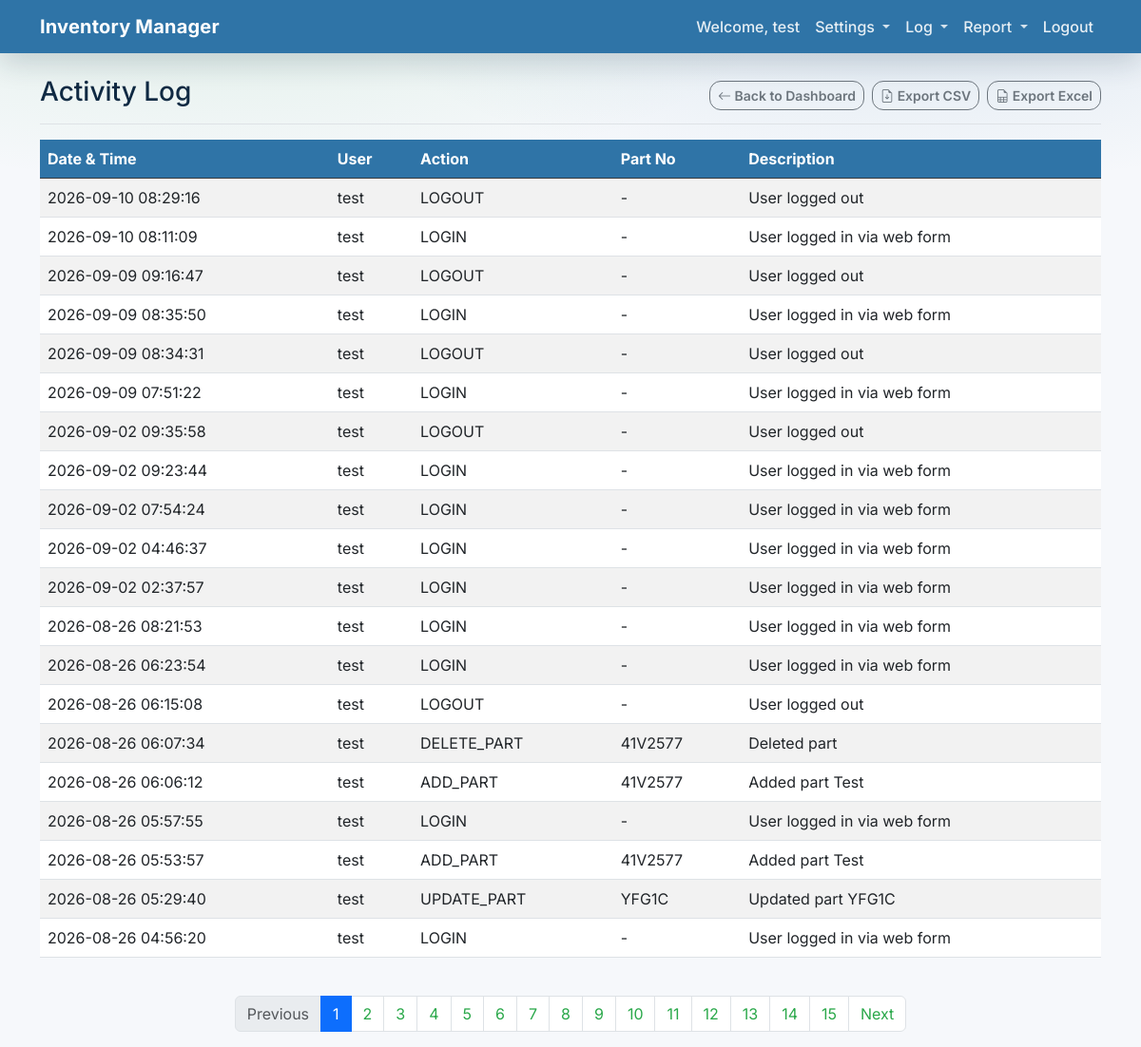
The page /activity-log (signed in) on the database its author committed.
### app/models.py (models this page shows, shortened)
class User(Base):
    __tablename__ = "users"
    id = Column(Integer, primary_key=True, index=True)
    email = Column(String, unique=True, index=True)
    hashed_password = Column(String)
    full_name = Column(String, nullable=True)
    is_active = Column(Boolean, default=True)
    is_admin = Column(Boolean, default=False)

class ActivityLog(Base):
    __tablename__ = "activity_logs"
    id = Column(Integer, primary_key=True, index=True)
    user_id = Column(Integer, ForeignKey("users.id"), nullable=True)
    action = Column(String, index=True)
    part_id = Column(Integer, ForeignKey("sku_parts.id"), nullable=True)
    description = Column(String, nullable=True)
    created_at = Column(DateTime(timezone=True), server_default=func.now())
    user = relationship("User")
    part = relationship("SkuPart")

class SkuPart(Base):
    __tablename__ = "sku_parts"
    id = Column(Integer, primary_key=True, index=True)
    created_at = Column(DateTime(timezone=True), server_default=func.now())
    sku = Column(String, index=True)
    name = Column(String, index=True)
    description = Column(String, nullable=True)
    part_category = Column(String, nullable=True)
    rack_type = Column(String, nullable=True)
    tray_type = Column(String, nullable=True)
    platform = Column(String, nullable=True)
    criticality = Column(String, default="Medium")
    annual_demand = Column(Integer, default=0)
    items = relationship("PartItem", back_populates="sku_part", cascade="all, delete-orphan")
    meta = relationship("SkuPartMeta", back_populates="sku_part", uselist=False, cascade="all, delete-orphan")

### app/main.py (the view)
@app.get("/activity-log", response_class=HTMLResponse)
async def activity_log(
    request: Request,
    page: int = 1,
    limit: int = 20,
    db: Session = Depends(get_db),
):
    user = await auth.get_current_user_from_cookie(request, db)
    if not user:
        return RedirectResponse(url="/login?session_expired=true")
    skip = (page - 1) * limit
    logs, total_count = crud.get_activity_logs(db, skip=skip, limit=limit)
    total_pages = (total_count + limit - 1) // limit
    return templates.TemplateResponse(
        request,
        "activity_log.html",
        {
            "request": request,
            "user": user,
            "logs": logs,
            "page": page,
            "limit": limit,
            "total_pages": total_pages,
            "total_count": total_count,
        },
    )

### app/templates/activity_log.html (shortened to what this page needs)
{% extends "base.html" %}
{% block content %}
<div class="d-flex justify-content-between flex-wrap flex-md-nowrap align-items-center pb-2 mb-3 border-bottom">
    <h2 class="h3">Activity Log</h2>
    <div class="btn-toolbar mb-2 mb-md-0 gap-2">
        <a href="/" class="btn btn-outline-secondary btn-sm">
            <i class="bi bi-arrow-left"></i> Back to Dashboard
        </a>
        <a href="/export/activity-log.csv" class="btn btn-sm btn-outline-secondary">
            <i class="bi bi-file-earmark-arrow-down"></i> Export CSV
        </a>
        <a href="/export/activity-log.xlsx" class="btn btn-sm btn-outline-secondary">
            <i class="bi bi-file-earmark-spreadsheet"></i> Export Excel
        </a>
    </div>
</div>
<div class="table-responsive">
    <table class="table table-striped table-hover align-middle">
        <thead class="table-dark">
            <tr>
                <th scope="col">Date &amp; Time</th>
                <th scope="col">User</th>
                <th scope="col">Action</th>
                <th scope="col">Part No</th>
                <th scope="col">Description</th>
            </tr>
        </thead>
        <tbody>
            {% for log in logs %}
            <tr>
                <td>{{ log.created_at.strftime("%Y-%m-%d %H:%M:%S") if log.created_at else "" }}</td>
                <td>{{ log.user.full_name or log.user.email if log.user else "-" }}</td>
                <td>{{ log.action }}</td>
                <td>{{ log.part.sku if log.part else "-" }}</td>
                <td>{{ log.description or "" }}</td>
            </tr>
            {% else %}
            <tr>
                <td colspan="5" class="text-center py-4 text-muted">
                    No activity recorded yet.
                </td>
            </tr>
            {% endfor %}
        </tbody>
    </table>
</div>
<nav aria-label="Activity log pagination" class="mt-4">
    <ul class="pagination justify-content-center">
        <li class="page-item {% if page == 1 %}disabled{% endif %}">
            <a class="page-link" href="/activity-log?page={{ page - 1 }}&limit={{ limit }}">Previous</a>
        </li>
        {% for p in range(1, total_pages + 1) %}
        <li class="page-item {% if p == page %}active{% endif %}">
            <a class="page-link" href="/activity-log?page={{ p }}&limit={{ limit }}">{{ p }}</a>
        </li>
        {% endfor %}
        <li class="page-item {% if page == total_pages %}disabled{% endif %}">
            <a class="page-link" href="/activity-log?page={{ page + 1 }}&limit={{ limit }}">Next</a>
        </li>
    </ul>
</nav>
{% endblock %}

### app/templates/base.html (shortened to what this page needs)
<!DOCTYPE html>
<html lang="en">
<head>
    <link href="https://cdn.jsdelivr.net/npm/bootstrap@5.3.0/dist/css/bootstrap.min.css" rel="stylesheet">
    <link rel="stylesheet" href="https://cdn.jsdelivr.net/npm/bootstrap-icons@1.11.0/font/bootstrap-icons.css">
    <link rel="stylesheet" href="https://cdn.jsdelivr.net/npm/ag-grid-community/styles/ag-grid.css">
</head>
<body>
    {% block body_content %}
    <nav class="navbar navbar-expand-lg navbar-dark bg-primary mb-4">
        <div class="container">
            <a class="navbar-brand" href="/">Inventory Manager</a>
            <div class="collapse navbar-collapse" id="navbarNav">
                <ul class="navbar-nav ms-auto">
                    {% if user %}
                    <li class="nav-item">
                        <span class="nav-link text-white">Welcome, {{ user.full_name or user.email }}</span>
                    </li>
                    <li class="nav-item dropdown">
                        <a class="nav-link dropdown-toggle" href="#" id="settingsDropdown" role="button" data-bs-toggle="dropdown" aria-expanded="false">
                            Settings
                        </a>
                    </li>
                    <li class="nav-item dropdown">
                        <a class="nav-link dropdown-toggle" href="#" id="logDropdown" role="button" data-bs-toggle="dropdown" aria-expanded="false">
                            Log
                        </a>
                    </li>
                    <li class="nav-item dropdown">
                        <a class="nav-link dropdown-toggle" href="#" id="reportDropdown" role="button" data-bs-toggle="dropdown" aria-expanded="false">
                            Report
                        </a>
                    </li>
                    <li class="nav-item">
                        <a class="nav-link" href="/logout">Logout</a>
                    </li>
                    {% endif %}
                </ul>
            </div>
        </div>
    </nav>
    <div class="container">
        {% block content %}{% endblock %}
    </div>
    {% endblock %}
</body>
</html>

### app/templates/base.html (style rules this page uses)
:root { --bb-navy: #2f74a7; --bb-navy-hover: #275f88; --bb-teal: #2aa84a; --bb-teal-hover: #228a3d; --bb-bg: #f6f8fb; --bb-surface: #ffffff; --bb-border: #e6edf5; --bb-text: #102a43; --bb-muted: #6b7a90; --bs-primary: var(--bb-navy); --bs-link-color: var(--bb-teal); --bs-link-hover-color: var(--bb-teal-hover); --bs-body-font-family: Inter, system-ui, -apple-system, "Segoe UI", Roboto, "Helvetica Neue", Arial, "Noto Sans", "Liberation Sans", sans-serif; }
body { background: radial-gradient(900px 300px at 20% 0%, rgba(42, 168, 74, 0.10), rgba(42, 168, 74, 0.0) 65%), radial-gradient(900px 300px at 80% 0%, rgba(47, 116, 167, 0.12), rgba(47, 116, 167, 0.0) 65%), var(--bb-bg); color: var(--bb-text); }
.navbar.bg-primary { background-color: var(--bb-navy) !important; box-shadow: 0 10px 30px rgba(16, 42, 67, 0.18); }
.navbar-brand { font-weight: 700; letter-spacing: 0.2px; }
.nav-link { font-weight: 500; }
.navbar .nav-link { color: rgba(255, 255, 255, 0.88) !important; }
.navbar .dropdown-toggle::after { opacity: 0.9; }
.btn { border-radius: 12px; font-weight: 600; }
.table-dark { --bs-table-bg: var(--bb-navy); --bs-table-striped-bg: rgba(255, 255, 255, 0.04); --bs-table-striped-color: #ffffff; --bs-table-color: #ffffff; }

### rows shown on the page
User: full_name "test"
ActivityLog: created_at "2026-09-10 08:29:16", user "test", action "LOGOUT", part "-", description "User logged out"
ActivityLog: created_at "2026-09-10 08:11:09", user "test", action "LOGIN", part "-", description "User logged in via web form"
ActivityLog: created_at "2026-09-09 09:16:47", user "test", action "LOGOUT", part "-", description "User logged out"
ActivityLog: created_at "2026-09-09 08:35:50", user "test", action "LOGIN", part "-", description "User logged in via web form"
ActivityLog: created_at "2026-09-09 08:34:31", user "test", action "LOGOUT", part "-", description "User logged out"
ActivityLog: created_at "2026-09-09 07:51:22", user "test", action "LOGIN", part "-", description "User logged in via web form"
ActivityLog: created_at "2026-09-02 09:35:58", user "test", action "LOGOUT", part "-", description "User logged out"
ActivityLog: created_at "2026-09-02 09:23:44", user "test", action "LOGIN", part "-", description "User logged in via web form"
ActivityLog: created_at "2026-09-02 07:54:24", user "test", action "LOGIN", part "-", description "User logged in via web form"
ActivityLog: created_at "2026-09-02 04:46:37", user "test", action "LOGIN", part "-", description "User logged in via web form"
ActivityLog: created_at "2026-09-02 02:37:57", user "test", action "LOGIN", part "-", description "User logged in via web form"
ActivityLog: created_at "2026-08-26 08:21:53", user "test", action "LOGIN", part "-", description "User logged in via web form"
ActivityLog: created_at "2026-08-26 06:23:54", user "test", action "LOGIN", part "-", description "User logged in via web form"
ActivityLog: created_at "2026-08-26 06:15:08", user "test", action "LOGOUT", part "-", description "User logged out"
ActivityLog: created_at "2026-08-26 06:07:34", user "test", action "DELETE_PART", part "41V2577", description "Deleted part"
ActivityLog: created_at "2026-08-26 06:06:12", user "test", action "ADD_PART", part "41V2577", description "Added part Test"
ActivityLog: created_at "2026-08-26 05:57:55", user "test", action "LOGIN", part "-", description "User logged in via web form"
ActivityLog: created_at "2026-08-26 05:53:57", user "test", action "ADD_PART", part "41V2577", description "Added part Test"
ActivityLog: created_at "2026-08-26 05:29:40", user "test", action "UPDATE_PART", part "YFG1C", description "Updated part YFG1C"
ActivityLog: created_at "2026-08-26 04:56:20", user "test", action "LOGIN", part "-", description "User logged in via web form"

### other values the page prints
{{ p }} "1" "2" "3" "4" "5" "6" "7" "8" "9" "10" "11" "12" "13" "14" "15"
